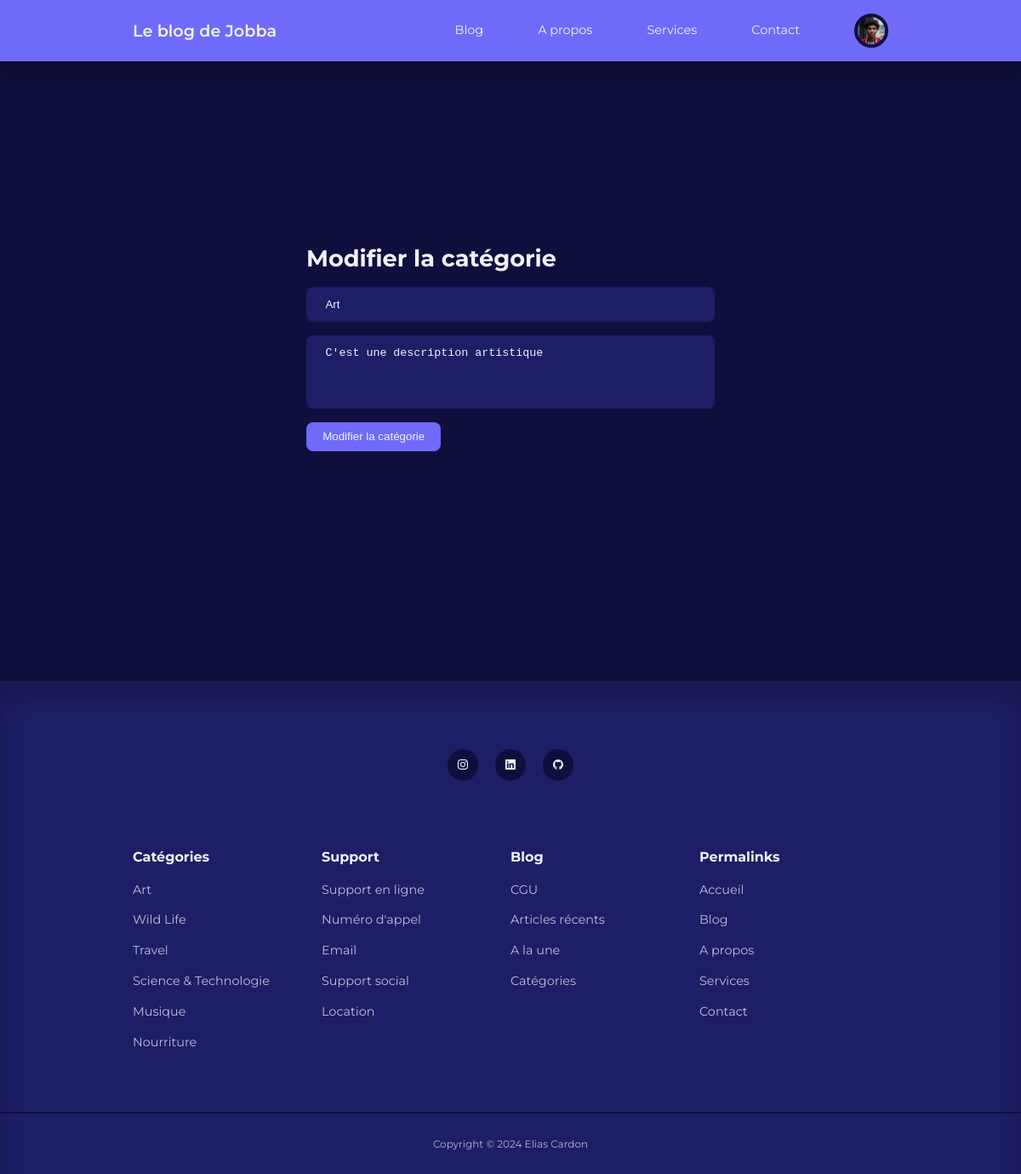
/backend/admin/edit-category.php?id=3 (signed in), run on the app's committed database.
### tables this page shows
CREATE TABLE IF NOT EXISTS `users` (
  `id` int UNSIGNED NOT NULL AUTO_INCREMENT,
  `firstname` varchar(50) NOT NULL,
  `lastname` varchar(50) NOT NULL,
  `username` varchar(50) NOT NULL,
  `email` varchar(100) NOT NULL,
  `password` varchar(255) NOT NULL,
  `avatar` varchar(255) NOT NULL,
  `is_admin` tinyint(1) NOT NULL,
  PRIMARY KEY (`id`)
);

CREATE TABLE IF NOT EXISTS `categories` (
  `id` int UNSIGNED NOT NULL AUTO_INCREMENT,
  `title` varchar(50) NOT NULL,
  `description` text NOT NULL,
  PRIMARY KEY (`id`)
);

### backend/admin/partials/header.php (called while the page is built, shortened)
<?php
require __DIR__ . '/../../partials/header.php';

### backend/admin/edit-category.php (the view, shortened to what this page needs)
<?php
require './partials/header.php';
if (isset($_GET['id'])){
    $id = filter_var($_GET['id'], FILTER_SANITIZE_NUMBER_INT);
    $query = "SELECT * FROM categories WHERE id = $id";
    $result = mysqli_query($connection, $query);
    if (mysqli_num_rows($result) == 1) {
        $category = mysqli_fetch_assoc($result);
    }
} else {
    header('location: ' . ROOT_URL . 'backend/admin/manage-category.php');
    die();
}
?>
<body>
<section class="form__section">
    <div class="container form__section-container">
        <h2>Modifier la catégorie</h2>
        <form action="<?= ROOT_URL ?>backend/admin/edit-category-logic.php" method="POST">
            <input type="text" name="title" value="<?= $category['title'] ?>" placeholder="Nom de la catégorie">
            <textarea rows="4" name="description" placeholder="Description"><?= $category['description'] ?></textarea>
            <button type="submit" name="submit" class="btn">Modifier la catégorie</button>
        </form>
    </div>
</section>
<?php
require '../partials/footer.php';
?>
</body>
</html>

### backend/partials/header.php (shortened to what this page needs)
<?php
require __DIR__ . '/../config/database.php';
if (isset($_SESSION['user-id'])){
    $id = filter_var($_SESSION['user-id'], FILTER_SANITIZE_NUMBER_INT);
    $query = "SELECT avatar FROM users WHERE id = $id";
    $result = mysqli_query($connection, $query);
    $avatar = mysqli_fetch_assoc($result);
}
?>
<!doctype html>
<html lang="fr">
<head>
    <link rel="stylesheet" href="<?= ROOT_URL?>frontend/assets/style.css">
    <link rel="stylesheet" href="https://unicons.iconscout.com/release/v4.0.0/css/line.css">
</head>
<body>
<nav>
    <div class="container nav__container">
        <a href="<?= ROOT_URL?>" class="nav__logo">Le blog de Jobba</a>
        <ul class="nav__items">
            <li><a href="<?= ROOT_URL?>blog.php">Blog</a></li>
            <li><a href="<?= ROOT_URL?>about.php">A propos</a></li>
            <li><a href="<?= ROOT_URL?>services.php">Services</a></li>
            <li><a href="<?= ROOT_URL?>contact.php">Contact</a></li>
            <?php if (isset($_SESSION['user-id'])) : ?>
                <li class="nav__profile">
                    <div class="avatar">
                        <img src="<?= ROOT_URL . 'frontend/assets/images/' . $avatar['avatar'] ?>" alt="Un avatar">
                    </div>
                </li>
            <?php else : ?>
                <li><a href="<?= ROOT_URL?>signin.php">Se connecter</a></li>
            <?php endif ?>
        </ul>
    </div>
</nav>

### frontend/assets/style.css (style rules this page uses)
:root { --color-primary: #6f6af8; --color-primary-light: hsl(242, 91%, 69%, 18%); --color-primary-variant: #5854c7; --color-red: #da0f3f; --color-red-light: hsl(346, 87%, 46%, 15%); --color-green: #00c476; --color-green-light: hsl(156, 100%, 38%, 15%); --color-gray-900: #1e1e66; --color-gray-700: #2d2b7c; --color-gray-300: rgba(242, 242, 254, 0.3); --color-gray-200: rgba(242, 242, 254, 0.7); --color-white: #f2f2fe; --color-bg: #0f0f3e; --transition: all 300ms ease; --container-width-lg: 74%; --container-width-md: 88%; --form-width: 40%; --card-border-radius-1: 0.3rem; --card-border-radius-2: 0.5rem; --card-border-radius-3: 0.8rem; --card-border-radius-4: 2rem; --card-border-radius-5: 5rem; }
* { margin: 0; padding: 0; outline: 0; border: 0; appearance: 0; list-style: none; text-decoration: none; box-sizing: border-box; }
body { font-family: 'Montserrat', sans-serif; line-height: 1.6; color: var(--color-gray-200); overflow-x: hidden; background: var(--color-bg); font-size: 0.9rem; }
.container { width: var(--container-width-lg); max-width: 1800px; margin-inline: auto; }
h1, h2, h3, h4, h5 { color: var(--color-white); line-height: 1.3; }
h2 { font-size: 1.7rem; margin: 1rem 0; }
a { color: var(--color-white); transition: var(--transition); }
img { display: block; width: 100%; object-fit: cover; }
nav { background: var(--color-primary); width: 100vw; height: 4.5rem; position: fixed; top: 0; z-index: 10; box-shadow: 0 1rem 1rem rgba(0, 0, 0, 0.2); }
.nav__container { height: 100%; display: flex; align-items: center; justify-content: space-between; }
.avatar { width: 2.5rem; height: 2.5rem; border-radius: 50%; overflow: hidden; border: 0.3rem solid var(--color-bg) }
.nav__logo { font-weight: 600; font-size: 1.2rem; }
.nav__items { display: flex; align-items: center; gap: 4rem; }
.nav__profile { position: relative; cursor: pointer; }
.btn { display: inline-block; width: fit-content; padding: 0.6rem 1.2rem; background-color: var(--color-primary); border-radius: var(--card-border-radius-2); cursor: pointer; transition: var(--transition); color: var(--color-white); }
.form__section { display: grid; place-items: center; height: 100vh; }
.form__section-container { width: var(--form-width); }
form { display: flex; flex-direction: column; gap: 1rem; }
input, textarea, select { padding: 0.8rem 1.4rem; background-color: var(--color-gray-900); border-radius: var(--card-border-radius-2); resize: none; color: var(--color-white) }

### data on the page
users: avatar (picture)
categories: title "Art", description "C'est une description artistique"
